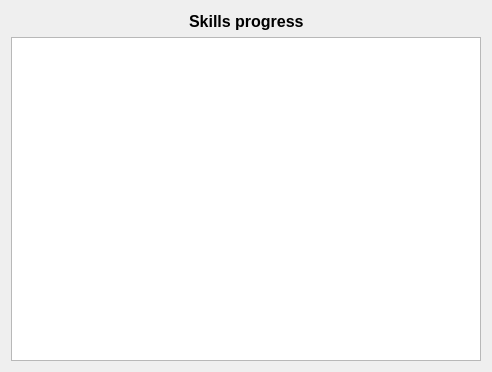
<?xml version="1.0" encoding="UTF-8"?>
<ui version="4.0">
 <class>SkillsFlower</class>
 <widget class="QWidget" name="SkillsFlower">
  <property name="geometry">
   <rect>
    <x>0</x>
    <y>0</y>
    <width>492</width>
    <height>372</height>
   </rect>
  </property>
  <property name="windowTitle">
   <string>Form</string>
  </property>
  <layout class="QVBoxLayout" name="verticalLayout">
   <item>
    <layout class="QHBoxLayout" name="horizontalLayout">
     <item>
      <spacer name="horizontalSpacer">
       <property name="orientation">
        <enum>Qt::Horizontal</enum>
       </property>
       <property name="sizeHint" stdset="0">
        <size>
         <width>40</width>
         <height>20</height>
        </size>
       </property>
      </spacer>
     </item>
     <item>
      <widget class="QLabel" name="label">
       <property name="font">
        <font>
         <pointsize>12</pointsize>
         <weight>75</weight>
         <bold>true</bold>
        </font>
       </property>
       <property name="text">
        <string>Skills progress</string>
       </property>
      </widget>
     </item>
     <item>
      <spacer name="horizontalSpacer_2">
       <property name="orientation">
        <enum>Qt::Horizontal</enum>
       </property>
       <property name="sizeHint" stdset="0">
        <size>
         <width>40</width>
         <height>20</height>
        </size>
       </property>
      </spacer>
     </item>
    </layout>
   </item>
   <item>
    <widget class="QGraphicsView" name="view"/>
   </item>
  </layout>
 </widget>
 <resources/>
 <connections/>
</ui>
